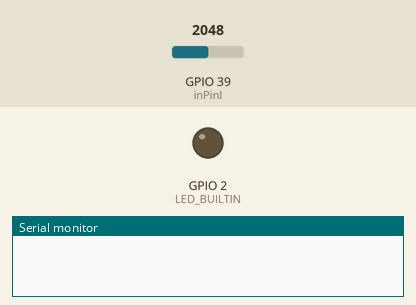
This sketch was run on a simulated ESP32. Parts: output pins drawn as LEDs (lit = HIGH), the last lines printed to the serial monitor. Inputs (shaded band) come from the test bench; at power-on: GPIO 39 (inPinI) = 2048. WiFi joins after 1.5 s; servers stay silent unless stated; uploads are accepted with an empty reply.

Above: at 0.1 s.
At 5.5 s:
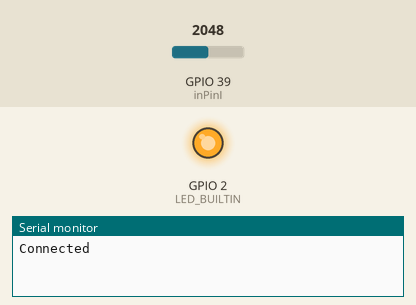
Timing chart, 0 to 7.0 s (numbered marks = the images above):
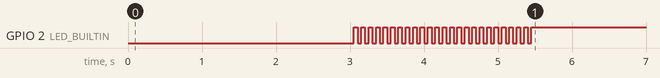

The sketch:

esp32_smart_meter.ino
```cpp
/*
 * Energiemonitor
 *
 * Make: <www.make-magazin.de>
 * Florian Schäffer
 * X/2018
 *
 * Sensor: SCT-013-30
 * IoT: https://thingspeak.com
 *
 * Downloaded from: technik-fan.de/index.php/Open_Energy_Monitor_mit_dem_ESP32
 */

#include <Arduino.h>
#include <WiFi.h>

// Network information:
const char* ssid     = "TS-DG-OG";
const char* password = "DieMeeries";
// ThingSpeak Settings:
String writeAPIKey = "4TN19HQ8J267A0UR";    // API-Key fuer Ihren Channel
char server[] = "api.thingspeak.com";
char host[] = "v92140.1blu.de";

// CT: Voltage depends on current, burden resistor, and turns
#define CT_BURDEN_RESISTOR    62
#define CT_TURNS              1800
#define VOLTAGE               230
#define LED_BUILTIN 2

const int inPinI = 39;   //Set Voltage and current input pins

//Calibration coeficients
//These need to be set in order to obtain accurate results
//Set the above values first and then calibrate futher using normal calibration method described on how to build it page.
double OFFSET = 0.58;
double ICAL = 1.095;

// Initial gueses for ratios, modified by VCAL/ICAL tweaks
double I_RATIO = (long double)CT_TURNS / CT_BURDEN_RESISTOR * 3.3 / 4096 * ICAL;

//Filter variables 1
double lastFilteredI, filteredI;
double sqI,sumI;
//Sample variables
int lastSampleI,sampleI;

double Irms;
int firstrun = 0; //First Run Counter
float PowerSum = 0; //Power Calculation
const int numberOfSamples = 1000;
const unsigned long DELAY = 1000;   //every 15 seconds one message

void BlinkLED (int anz)
{
  for (int i = 0; i < anz; i++)
  {
      digitalWrite(LED_BUILTIN, LOW);
      delay ( 50 );
      digitalWrite(LED_BUILTIN, HIGH);
      delay ( 50 );
  }
}

void connectWiFi(){

    while (WiFi.status() != WL_CONNECTED){
        WiFi.begin(ssid, password);
        delay(3000);
    }

    // Show the user a connection is successful.
    Serial.println("Connected");
    BlinkLED (25);
}

void setup()
{
  pinMode(LED_BUILTIN, OUTPUT); //Set Information LED
  pinMode(inPinI,INPUT);     //Set Analog Inputs
  adcAttachPin(inPinI);
  Serial.begin(115200);
  connectWiFi();
}

void loop()
{
    // In each loop, make sure there is always an internet connection.
    if (WiFi.status() != WL_CONNECTED) {
        connectWiFi();
    }

  for (int n=0; n<numberOfSamples; n++)
  {

   //Used for offset removal
   lastSampleI=sampleI;

   //Read in voltage and current samples.
   sampleI = analogRead(inPinI);

   //Used for offset removal
   lastFilteredI = filteredI;

   //Digital high pass filters to remove 1.6V DC offset.
   filteredI = 0.9989 * (lastFilteredI+sampleI-lastSampleI);

   //Root-mean-square method current
   //1) square current values
   sqI = filteredI * filteredI;
   //2) sum
   sumI += sqI;
   delay(0.0002);
  }

  //Calculation of the root of the mean of the voltage and current squared (rms)
  //Calibration coeficients applied.
    Irms = (I_RATIO * sqrt(sumI / numberOfSamples)) - OFFSET;
  if (Irms < 0){ Irms = 0; }; //Set negative Current to zero
    sumI = 0;

  Serial.println("Irms:" + String(Irms));
  PowerSum = (Irms * VOLTAGE);  //Calculate Power

  if (firstrun <= 2)  //Counter for Trash Data
    firstrun++;
  else
  {
    Serial.println(PowerSum);
    httpRequest(PowerSum);
  }

  delay (DELAY);
}

void httpRequest(float field1Data)
{
   WiFiClient client;
    if (!client.connect(host, 80)){

        Serial.println("connection failed");
        client.stop();
        return;
    }
    else{


    // We now create a URI for the request
    // http://v92140.1blu.de/energie/emoncms/input/post?node=WGS220&fulljson={"Phase1":100,"Phase2":200,"Phase3":300}
    String url = "/energie/emoncms/input/post.json?node=WGS220&apikey=4f76b2121bcaee97658de17a5cb0ca41&json={" ;
    url = url + "Phase1:" + 0 + ",";
    url = url + "Phase2:" + 0 + ",";
    url = url + "Phase3:" + 0 + ",";
    url = url + "PowerSum:" + PowerSum + "}";

    Serial.print("Requesting URL: ");
    Serial.println(url);

    // This will send the request to the server
    client.print(String("GET ") + url + " HTTP/1.1\r\n" +
                 "Host: " + host + "\r\n" +
                 "Connection: close\r\n\r\n");
    unsigned long timeout = millis();
    while (client.available() == 0) {
        if (millis() - timeout > 5000) {
            Serial.println(">>> Client Timeout !");
            client.stop();
            return;
        }
    }

    /*
    // Read all the lines of the reply from server and print them to Serial
    while(client.available()) {
        String line = client.readStringUntil('\r');
        Serial.print(line);
    }*/


    }
    client.stop();
}
```
